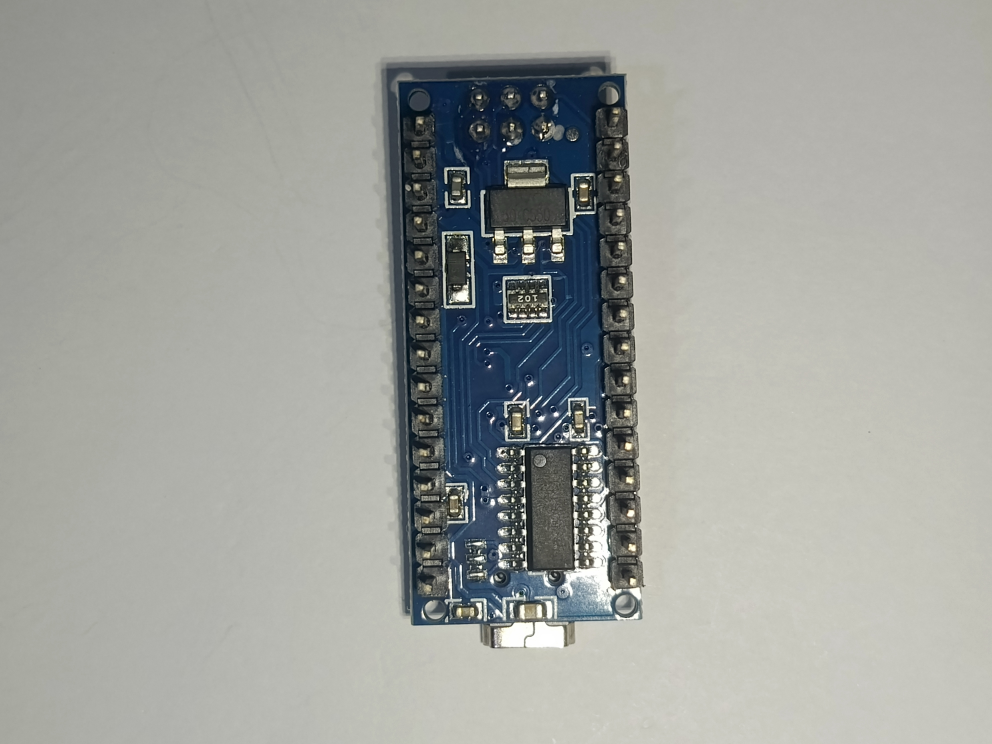
#> input picture app/src/main/assets/references/Phase5/MICROCONTROLLER_BOTTOMINVALID/IMG_20261020_014507_894@552468508.jpg, 3968 x 2976 px (shown at 1/4 size)
$ python -i validate_phase5_matching.py   (imports and definitions only)
#> lines starting #> are read from the running program, lines starting #| are printed output that depends on the picture; after the words box and inside, x2 and y2 are one past the last pixel; in counts of white or black regions, pixels touching at a corner belong together
"""Offline regression of Phase5ReferenceMatcher's photo/geometry policy.

Requires numpy and opencv-python-headless. Runs leave-one-photo-out probes against
the actual assets, plus camera rotations and synthetic wrong/missing module probes.
This is an algorithm check, not an Android camera/device benchmark.
"""
from pathlib import Path
from orb_match_policy import accepts
import json, sys
# A temporary --target installation can be supplied without changing the application's deps.
if '--opencv-path' in sys.argv:
    sys.path.insert(0,sys.argv[sys.argv.index('--opencv-path')+1])
import cv2 as cv
import numpy as np
from reference_sampling import reference_pyramid
# [1 line not run here, left out]

ROOT=Path(__file__).resolve().parents[1]
ASSETS=ROOT/'app/src/main/assets/references/Phase5'
CLAHE=cv.createCLAHE(2.0,(8,8))
REF_ORB=cv.ORB_create(1200,fastThreshold=20)
LIVE_ORB=cv.ORB_create(3200,fastThreshold=10)
BF=cv.BFMatcher(cv.NORM_HAMMING)

# [4 lines left out: function read, not called in this run]

def module_rect(im):
    hsv=cv.cvtColor(im,cv.COLOR_BGR2HSV)
    for saturation,size in [(65,11),(25,31)]:
        mask=cv.inRange(hsv,(82,saturation,25),(135,255,255))
        mask=cv.morphologyEx(mask,cv.MORPH_CLOSE,np.ones((size,size),np.uint8))
        candidates=[]
        for contour in cv.findContours(mask,cv.RETR_EXTERNAL,cv.CHAIN_APPROX_SIMPLE)[0]:
            _,sides,_=cv.minAreaRect(contour);short,long=sorted(sides);aspect=long/max(1,short);area=cv.contourArea(contour)
            if 1.7<=aspect<=4.2 and long>=max(im.shape[:2])*.15 and im.shape[0]*im.shape[1]*.006<area<im.shape[0]*im.shape[1]*.65:
                candidates.append((area,cv.boundingRect(contour)))
        if candidates:
            x,y,w,h=max(candidates)[1];return x,y,x+w,y+h
    raise RuntimeError('Nano ROI not localized')

# [98 lines left out: functions features, prepare, homography, match, recognize, main, not called in this run]

# [1 line not run here, left out]

>>> import cv2
>>> picture = cv2.imread('../app/src/main/assets/references/Phase5/MICROCONTROLLER_BOTTOMINVALID/IMG_20261020_014507_894@552468508.jpg')
#> picture is the input picture: shape (2976, 3968, 3); mean B, G, R 157, 161.7, 159.5
>>> result = module_rect(picture)
#> in module_rect, `hsv=cv.cvtColor(im,cv.COLOR_BGR2HSV)`: hsv: shape (2976, 3968, 3); mean H, S, V 40.9, 24.1, 163.8
#> the loop in module_rect, `for saturation,size in [(65,11),(25,31)]:` made 1 pass
#> pass 1, in module_rect, `mask=cv.inRange(hsv,(82,saturation,25),(135,255,255))`:
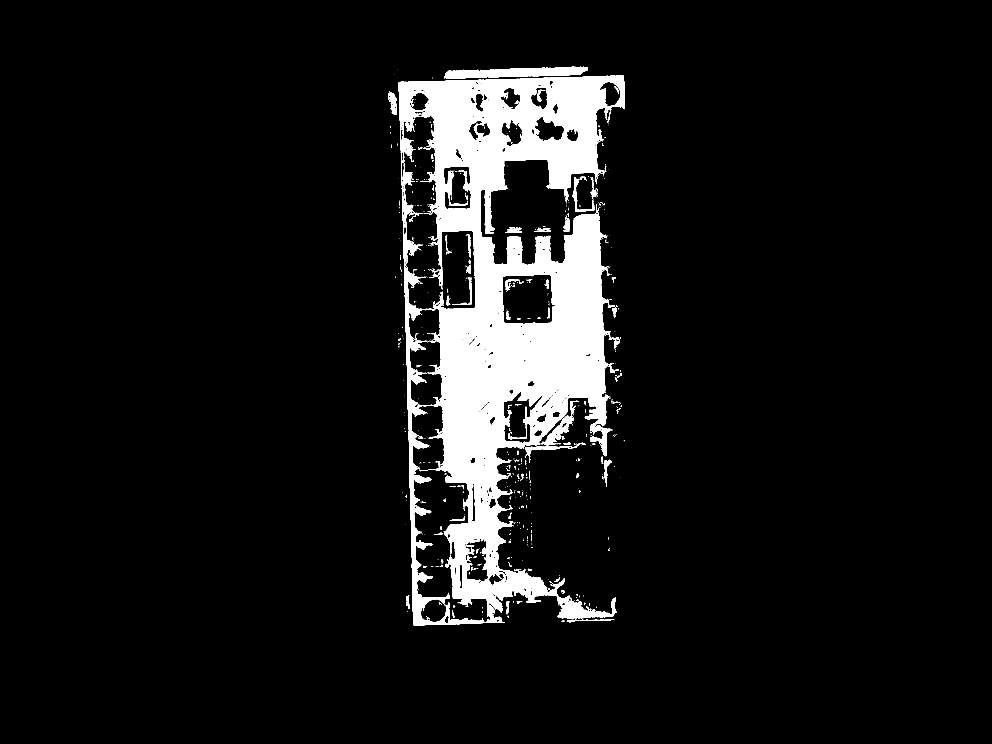
#> mask: shape (2976, 3968) (shown at 1/4 size); 7.8% white; 966 white regions (795 under 20 px), largest, box (x1, y1, x2, y2) and area: (1594, 302, 2498, 2502) 868174, (1776, 266, 2352, 316) 17451, (2163, 1603, 2315, 1781) 4371
#> pass 1, in module_rect, `mask=cv.morphologyEx(mask,cv.MORPH_CLOSE,np.ones((size,size),np.uint8))`:
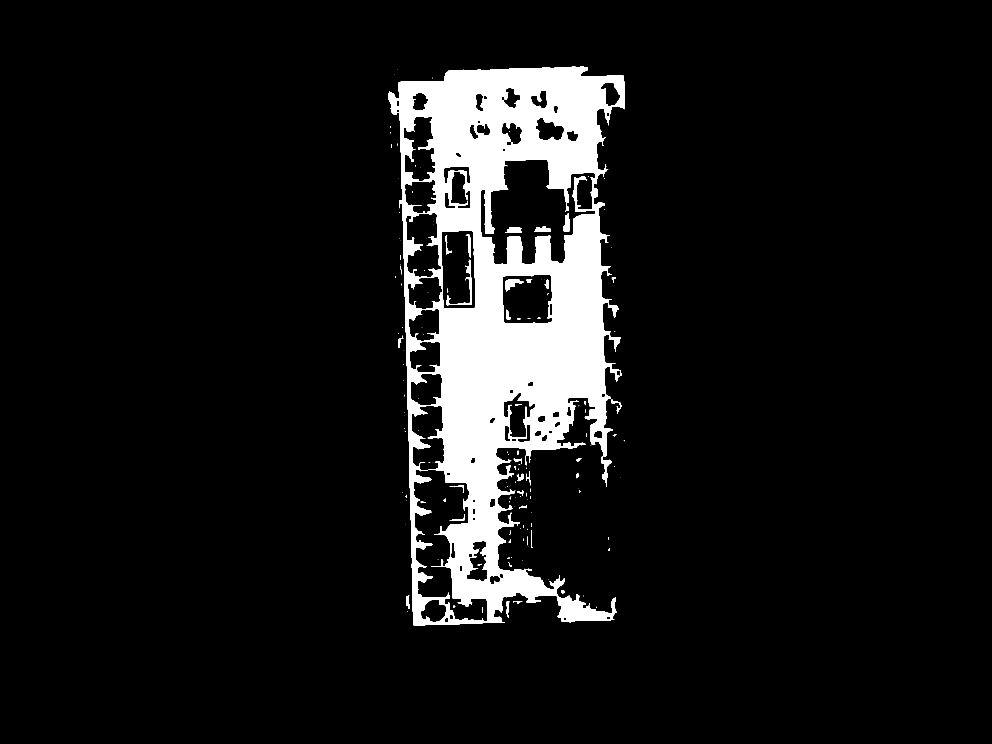
#> mask: shape (2976, 3968) (shown at 1/4 size); 8.5% white; 165 white regions (110 under 20 px), largest, box (x1, y1, x2, y2) and area: (1553, 266, 2498, 2502) 981642, (1786, 1039, 1888, 1221) 2201, (2406, 1825, 2448, 1946) 1595
#> result = (1553, 266, 2498, 2502)

$ run again, on app/src/main/assets/references/Phase5/STEP5_3HARDWARESCAN/IMG_20261019_213645_705@1941746869.jpg
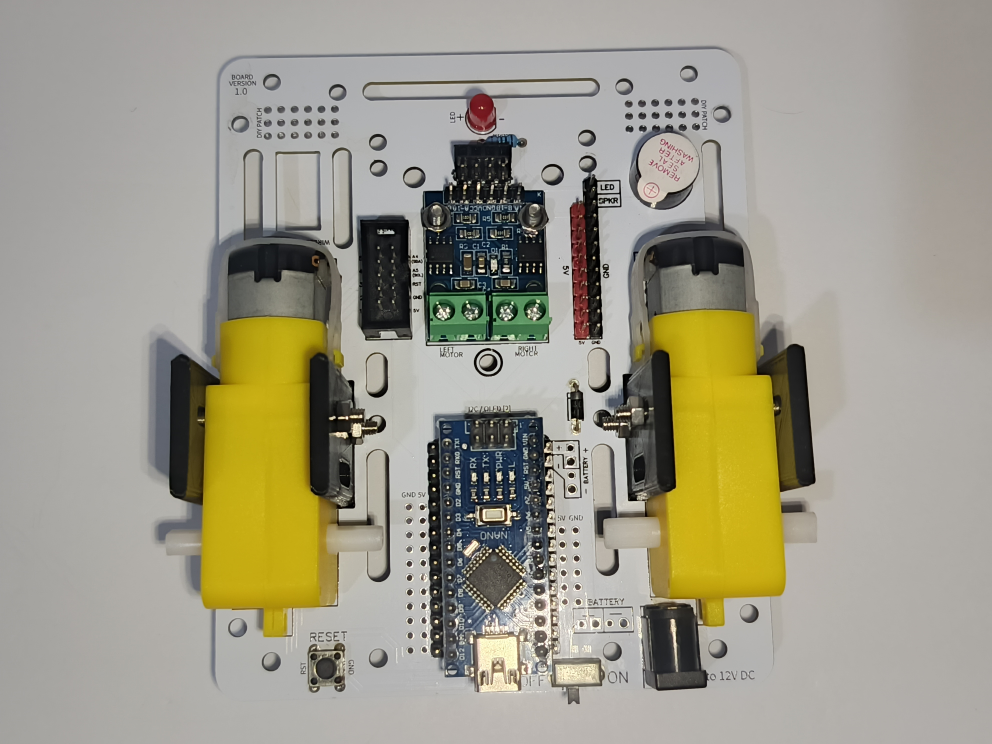
#> input picture app/src/main/assets/references/Phase5/STEP5_3HARDWARESCAN/IMG_20261019_213645_705@1941746869.jpg, 3968 x 2976 px (shown at 1/4 size)
#> picture is the input picture: shape (2976, 3968, 3); mean B, G, R 136.8, 153.5, 157.2
#> hsv: shape (2976, 3968, 3); mean H, S, V 34, 39, 158.7
#> the loop in module_rect, `for saturation,size in [(65,11),(25,31)]:` made 1 pass
#> pass 1, in module_rect, `mask=cv.inRange(hsv,(82,saturation,25),(135,255,255))`:
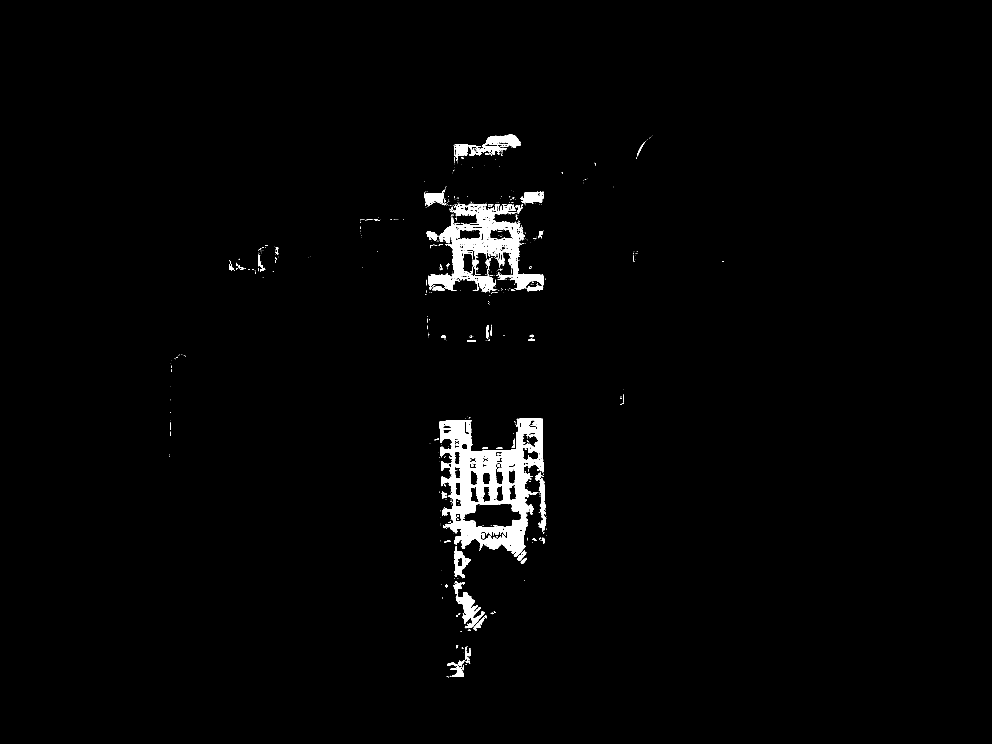
#> mask: shape (2976, 3968) (shown at 1/4 size); 1.7% white; 754 white regions (634 under 20 px), largest, box (x1, y1, x2, y2) and area: (1758, 1673, 2176, 2228) 103767, (1714, 816, 2176, 1170) 50007, (1815, 2324, 1939, 2513) 6976
#> pass 1, in module_rect, `mask=cv.morphologyEx(mask,cv.MORPH_CLOSE,np.ones((size,size),np.uint8))`:
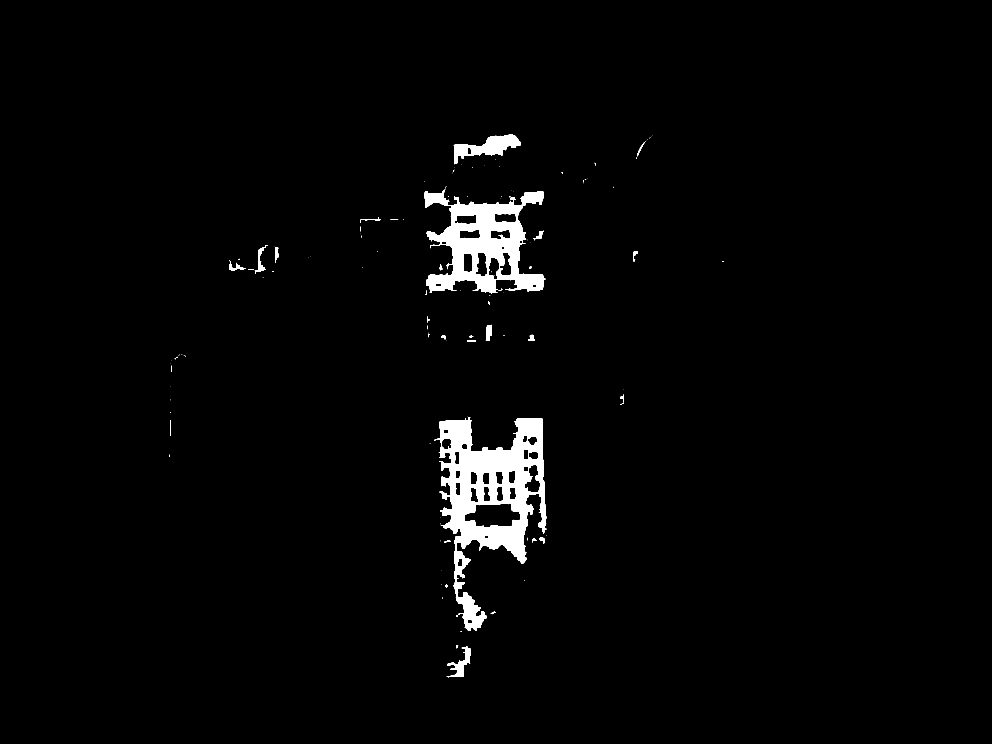
#> mask: shape (2976, 3968) (shown at 1/4 size); 2.2% white; 128 white regions (91 under 20 px), largest, box (x1, y1, x2, y2) and area: (1736, 1668, 2185, 2524) 142297, (1699, 757, 2181, 1176) 89641, (1815, 538, 2083, 657) 13032
#> result = (1736, 1668, 2185, 2524)
